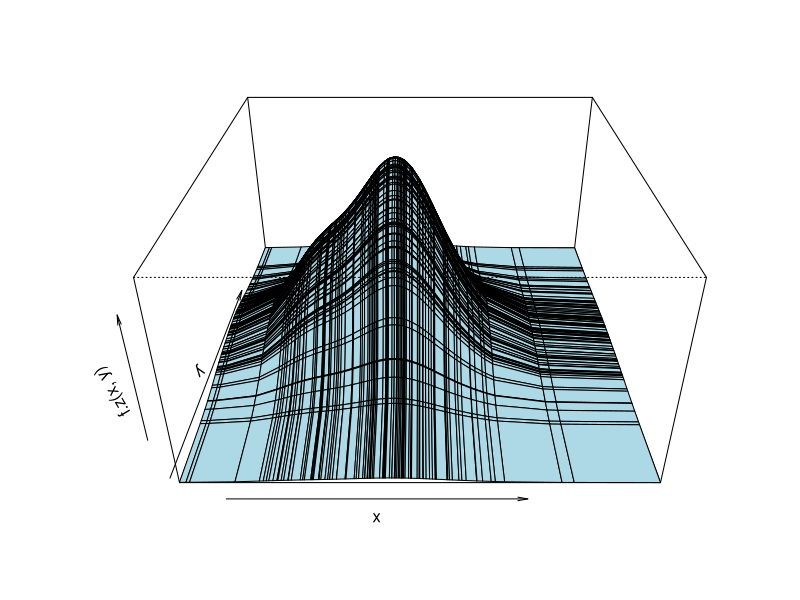

Here is the R script that generated this plot:
library(sm)
n=100
x1=rnorm(n, mean=0, sd=1)
x2=rnorm(n, mean=3/2, sd=1/3)

h.x=hnorm(x1)
h.y=hnorm(x2)
kerNorm= function(xx,xi,hh){
  nn=length(xi)
  zz=(xx-xi)/hh
  kk=(1/((2*pi)^0.5))*exp(-0.5*zz*zz)
  fes= sum(kk)/(hh*nn)
  return(fes)
}

f.z=function(x1,x2){
  z<-matrix(NA, nr=100, nc=100)
  sum.doble<-matrix(NA, nr=100, nc=100)
  f.est<-NULL
  for(i in 1:100){
    sum.d=NULL
    f.est[i]=kerNorm(x1[i],x1, h.x)
    for(j in 1:100){
      sum.d[j]=f.est[i]*kerNorm(x2[j],x2, h.y)
    }
    sum.doble[i,]<-sum.d
  }
  z<-(1/(n*h.x*h.y))*sum.doble
  return(z)
}
x<-sort(x1)
y<-sort(x2)
persp(x,y,f.z(x,y), phi = 30, expand = 0.5, col = "lightblue")
